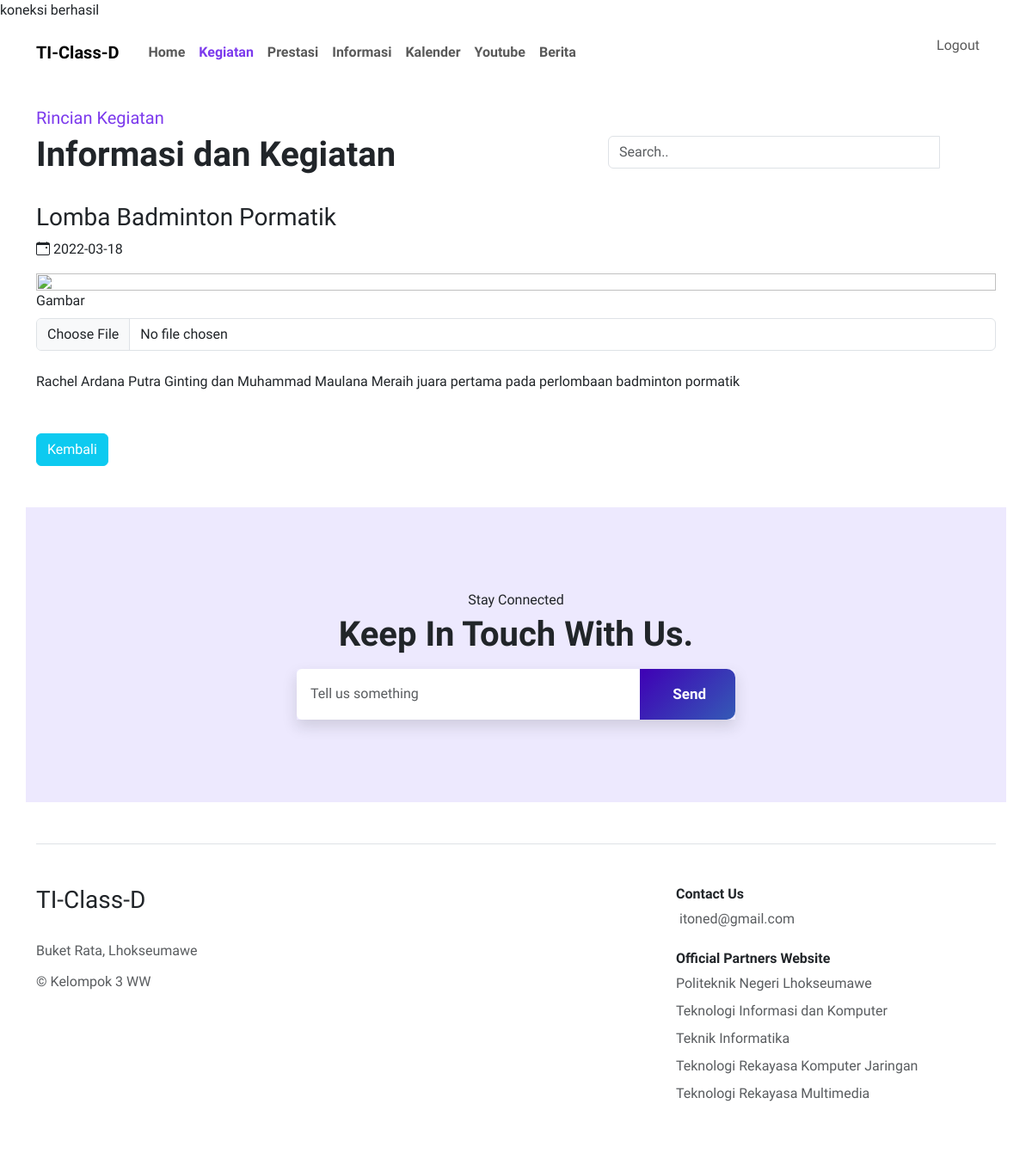
Screenshot of /detailberita/detailkegiatan.php?id_kegiatan=4 with the database file from the repository.
### tables this page shows
CREATE TABLE `kegiatan` (
  `id_kegiatan` int(11) NOT NULL,
  `judul` varchar(100) NOT NULL,
  `foto` varchar(250) NOT NULL,
  `tgl_isi` date NOT NULL,
  `informasi` varchar(300) NOT NULL
);

### detailberita/detailkegiatan.php (the view, shortened to what this page needs)
<?php
include "../auth/koneksi.php";
if (isset($_GET['id_kegiatan'])) {
    $id_kegiatan = $_GET['id_kegiatan'];
    $sql = "SELECT * FROM kegiatan WHERE id_kegiatan = '$id_kegiatan'";
    $result = mysqli_query($conn, $sql);
    if ($result && mysqli_num_rows($result) > 0) {
        $row = mysqli_fetch_assoc($result);
    }
}
?>
<!DOCTYPE html>
<html lang="en">
<head>
    <link rel="stylesheet" href="../assets/css/bootstrap.min.css">
    <link rel="stylesheet" href="../assets/css/style.css">
    <link rel="stylesheet" href="https://cdn.jsdelivr.net/npm/bootstrap-icons@1.10.3/font/bootstrap-icons.css">
    <link href="https://unpkg.com/aos@2.3.1/dist/aos.css" rel="stylesheet">
</head>
<body>
    <nav class="navbar navbar-expand-lg bpy-3 mb-3 bg-transparent">
        <div class="container">
            <a class="navbar-brand fw-bold" href="../index.html">TI-Class-D</a>
            <div class="collapse navbar-collapse" id="navbarSupportedContent">
                <ul class="navbar-nav mb-2 mb-lg-0">
                    <li class="nav-item">
                        <a class="nav-link fw-semibold" href="../index.php">Home</a>
                    </li>
                    <li class="nav-item">
                        <a class="nav-link  active" href="kegiatan.php">Kegiatan</a>
                    </li>
                    <li class="nav-item">
                        <a class="nav-link fw-semibold" href="prestasi.php">Prestasi</a>
                    </li>
                    <li class="nav-item">
                        <a class="nav-link fw-semibold" href="informasi.php">Informasi</a>
                    </li>
                    <li class="nav-item">
                        <a class="nav-link fw-semibold" href="Kalender.php">Kalender</a>
                    </li>
                    <li class="nav-item">
                        <a class="nav-link fw-semibold" href="youtube.php">Youtube</a>
                    </li>
                    <li class="nav-item">
                        <a class="nav-link fw-semibold" href="berita.php">Berita</a>
                    </li>
            </div>
            <div class="collapse navbar-collapse" id="navbarSupportedContent">
                <ul class="navbar-nav ms-auto mb-2 mb-lg-0">
                    <li class="nav-item">
                        <form action="../auth/login-register.php" method="post">
                            <button type="submit" class="nav-link btn btn-link">Logout</button>
                        </form>
                    </li>
            </div>
        </div>
    </nav>
    <div class="container">
        <div class="row mt-4 mb-4">
            <div class="col-md-7 mt-auto mb-3 mb-md-0">
                <p class="text-violet-600 fw-medium mb-1 fs-5">Rincian Kegiatan</p>
                <h1 class="fw-bold">Informasi dan Kegiatan</h1>
            </div>
            <div class="col-md-5 mt-auto">
                <form action="" method="">
                    <div class="input-group mb-2">
                        <input type="text" class="form-control search" placeholder="Search.." name="search" value="">
                        <label class="btn bg-violet-600 px-4 py-2" type="submit">
                            <i class="bi bi-search text-white"></i>
                        </label>
                    </div>
                </form>
            </div>
        </div>
    </div>
    <div class="container">
        <div class="row">
            <h3><?php echo $row['judul']; ?></h3>
            <p><i class="bi bi-calendar-event"></i> <?php echo $row['tgl_isi']; ?></p>
            <img src="<?php echo $row['foto']; ?>" class="w-100 rounded" alt="">
            <div class="mb-3">
                <label for="gambar" class="form-label">Gambar</label>
                <input type="file" class="form-control" id="gambar">
            </div>
            <article class="mt-2">
                <?php echo $row['informasi']; ?>
            </article>
        </div>
        <a href="../index.php" class="btn btn-info text-white mt-5">Kembali</a>
    </div>
    <section id="tell-us" class="tell-us mt-100 my-5">
        <div class="container p-5 bg-violet-100 rounded-10">
            <div class="row py-5 text-center justify-content-center align-items-center">
                <div class="col-sm-6">
                    <div data-aos="fade-down" data-aos-duration="1000">
                        <p class="text-green fw-medium mb-1">Stay Connected</p>
                        <h2 class="h1 fw-bold mb-2">Keep In Touch With Us<span>.</span></h2>
                    </div>
                    <div class="input-group mt-3 shadow rounded-10" data-aos="fade-up" data-aos-duration="1000">
                        <input type="text" class="form-control py-3 px-3 border-0" placeholder="Tell us something" aria-label="Recipient's username" aria-describedby="button-addon2">
                        <button class="btn btn-primary btn-cta btn-cta" type="button" id="button-addon2">
                            Send
                        </button>
                    </div>
                </div>
            </div>
        </div>
    </section>
    <div class="container mt-5">
        <footer class="row row-cols-1 row-cols-md-2 row-cols-lg-3 g-2 g-md-0 py-5 my-2 border-top">
            <div class="col">
                <a href="/" class="d-flex align-items-center mb-4 link-dark text-decoration-none">
                    <h3 class="font-weight">TI-Class-D</h3>
                </a>
                <p class="text-muted lh-sm">Buket Rata, Lhokseumawe
                </p>
                <p class="text-muted lh-sm">&copy; Kelompok 3 WW</p>
            </div>
            <div class="col ms-auto">
                <h6 class="fw-bold mb-2">Contact Us</h6>
                <ul class="nav flex-column mb-3">
                    <li class="nav-item mb-2">
                        <a href="#" class="nav-link p-0 text-muted">
                            <i class="fa-regular fa-envelope me-1"></i> itoned@gmail.com
                        </a>
                    </li>
                </ul>
                <h6 class="fw-bold mb-2">Official Partners Website</h6>
                <ul class="nav flex-column">
                    <li class="nav-item mb-2"><a href="#" class="nav-link p-0 text-muted">Politeknik Negeri
                            Lhokseumawe</a></li>
                    <li class="nav-item mb-2"><a href="#" class="nav-link p-0 text-muted">Teknologi Informasi dan
                            Komputer</a></li>
                    <li class="nav-item mb-2"><a href="#" class="nav-link p-0 text-muted">Teknik Informatika</a>
                    </li>
                    <li class="nav-item mb-2"><a href="#" class="nav-link p-0 text-muted">Teknologi Rekayasa
                            Komputer Jaringan</a></li>
                    <li class="nav-item mb-2"><a href="#" class="nav-link p-0 text-muted">Teknologi Rekayasa
                            Multimedia</a></li>
                </ul>
            </div>
        </footer>
    </div>
</body>
</html>

### assets/css/style.css (style rules this page uses)
body { font-family: 'Work Sans', sans-serif; }
.btn-cta { background: linear-gradient(-45deg, #3f00b5, #9f69fe, #27c8b7, #3f00b5); background-size: 800% 400%; padding: 1em 2em; display: inline-block; border: none; border-radius: 10px; font-size: 17px; font-weight: 700; color: #fff; transition: all .5s ease-in-out; animation: gradient 10s infinite cubic-bezier(.62, .28, .23, .99) both; }
.bg-violet-100 { background-color: #ede9fe !important; }
.text-violet-600 { color: #7c3aed; }
.collapse { z-index: 99999 !important; }
.collapse { right: 0; left: 0; padding-left: 10px; padding-right: 10px; }
.active { font-weight: bold; color: #7c3aed !important; }

### rows the page displays
kegiatan: judul "Lomba Badminton Pormatik", tgl_isi "2022-03-18", informasi "Rachel Ardana Putra Ginting dan Muhammad Maulana Meraih juara pertama pada perlombaan badminton pormatik"
